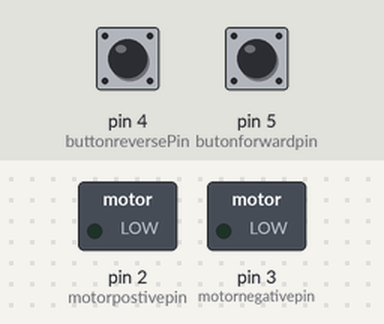
Bench run of a sketch on a simulated Arduino Uno, built with avr-gcc and run on an emulated ATmega328P. Parts: switched loads named in the sketch (green lamp = pin HIGH). The inputs (shaded band) are chosen by the test bench; at power-on: pin 4 (buttonreversePin) LOW, pin 5 (butonforwardpin) LOW.

Above: at 1.2 s.
1.3 s: pin 4 (buttonreversePin) pulled HIGH for 0.15 s
At 1.37 s:
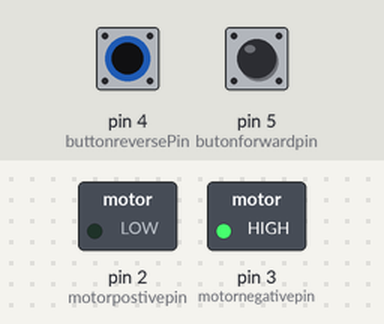
2.9 s: pin 5 (butonforwardpin) pulled HIGH for 0.15 s
At 2.97 s:
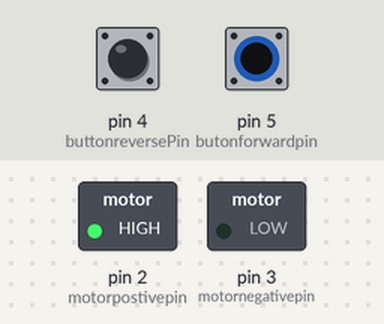
4.5 s: pin 5 (butonforwardpin) pulled HIGH for 3.2 s
At 8.7 s:
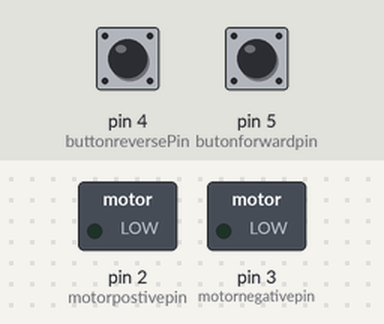
9.2 s: pin 4 (buttonreversePin) pulled HIGH for 3.2 s
At 9.9 s:
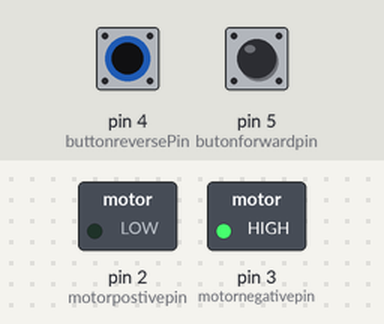
Timing chart, 0 to 13.9 s (numbered marks = the images above; inputs shaded):
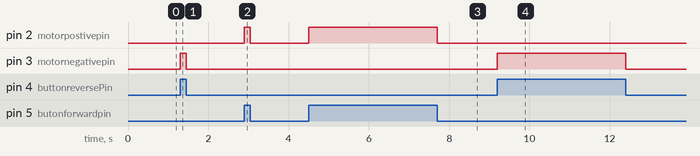

Measured:
- after the input at 1.3 s, pin 3 (motornegativepin): LOW → HIGH at once, → LOW 0.15 s later
- after the input at 2.9 s, pin 2 (motorpostivepin): LOW → HIGH at once, → LOW 0.15 s later
- after the input at 4.5 s, pin 2 (motorpostivepin): LOW → HIGH at once, → LOW 3.2 s later
- after the input at 9.2 s, pin 3 (motornegativepin): LOW → HIGH at once, → LOW 3.2 s later

The sketch:

BRIDGE_PROJECT.ino
```cpp
const int butonforwardpin = 5 ;
const int buttonreversePin = 4;
const int motorpostivepin  =  2;
const int motornegativepin =  3;


int buttonState1 = 0;
int buttonState2 = 0;

void setup() {

  pinMode(motorpostivepin, OUTPUT);
  pinMode(motornegativepin, OUTPUT);

  pinMode(butonforwardpin, INPUT);
   pinMode(buttonreversePin, INPUT);
}

void loop()
{  buttonState1 = digitalRead(butonforwardpin);
buttonState2 = digitalRead(buttonreversePin);


  if (buttonState1 == HIGH)
  {

    digitalWrite(motorpostivepin, HIGH);
    digitalWrite(motornegativepin, LOW);
  }
  else if (buttonState2 == HIGH)
  {

    digitalWrite(motorpostivepin, LOW);
    digitalWrite(motornegativepin, HIGH);
  }
  else

  {

     digitalWrite(motorpostivepin, LOW);
    digitalWrite(motornegativepin, LOW);
  }
}
```
